Frame 1 (no input): blank canvas, image omitted
Frame 60 (the mouse pressed at the canvas centre just before this capture): blank canvas, image omitted
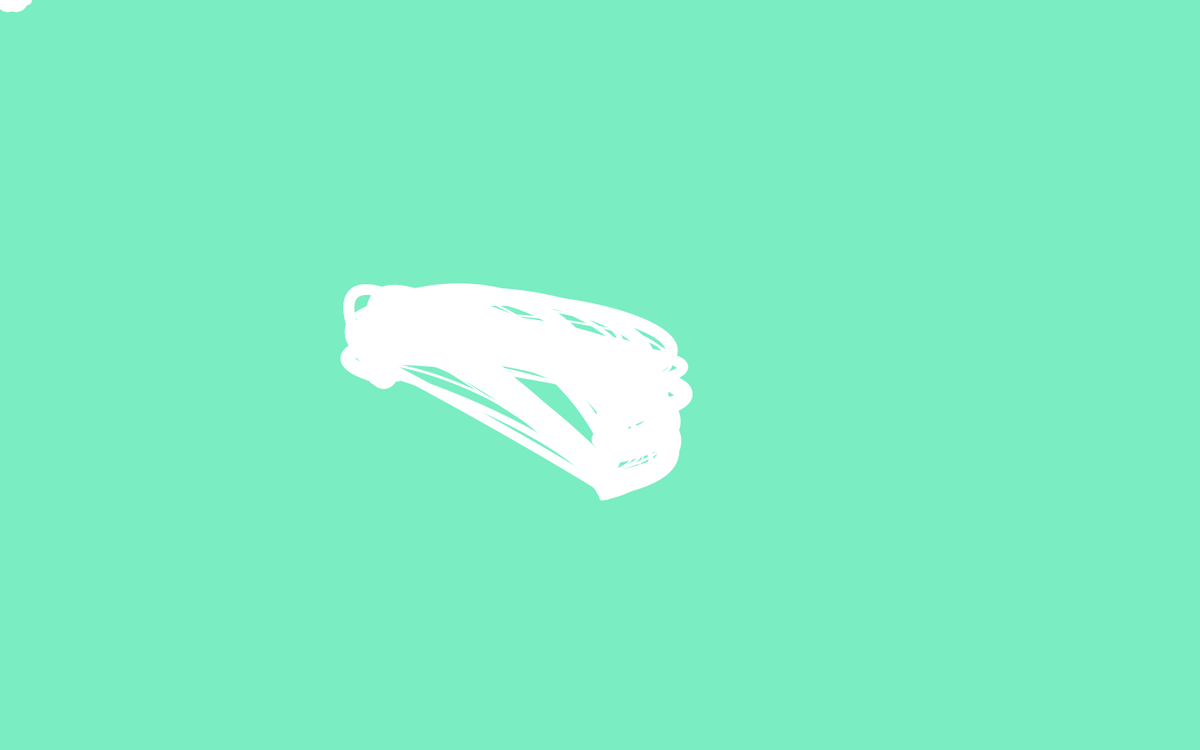
Frame 120 (the mouse held since frame 60 and released just before this capture)

The Processing sketch whose frames 1 and 60 were blank and that drew this single picture after the mouse press (run headless with seeded random() and noise(); from frame 60 on, the mouse is pressed at the canvas centre):

// Processing sketch: processing_18136
// ── processing_18136.pde

float r = 120;
float g = 245;
float x1 = 1000;
float x2 = 1050;
float x3 = 2000;
float x4 = 2000;
float y1 = 1500;
float y3 = 1200;
float y4 = 1400;


void setup() {
  size(1440, 900);
  background(122, 237, 194);
  smooth();
  stroke(255);
  strokeWeight(35);
  }

void draw() {
  float w = ((random(20) * (random(2))));
  float z = random(4);
  strokeWeight(w);
  float x1 = ((pmouseX + (random(190))) * (z - 2));
  float x2 = (pmouseX + (random(300 * z)));
  float x3 = ((pmouseX + (random(10))));
  float x4 = ((pmouseY + (random(150))) * (pmouseX / 700));
  float y1 = ((pmouseY + ((random(20) * (random(2))))));
  float y3 = ((pmouseY + (random(400))) * 2);
  float y4 = (pmouseX + (random(1200)));
  noFill();
  curve(x1, x2, x3, x4, y1, pmouseY, y3, y4);
  }
  
void mouseMoved() {
  stroke(r, 100);
  float g = ((pmouseX / 10) + 111);
  float r = ((pmouseX / 5) + 120);
  background (r, g, 197);
}

void mouseDragged() {
  float g = random(245);
  stroke(g, 100);
}
  
